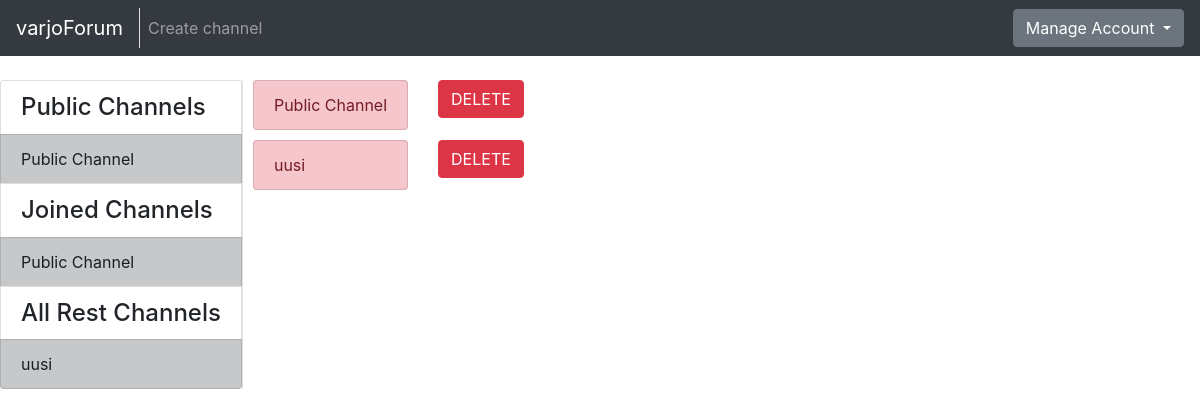
Page /channel/manage/ (signed in) on the earlier database version.
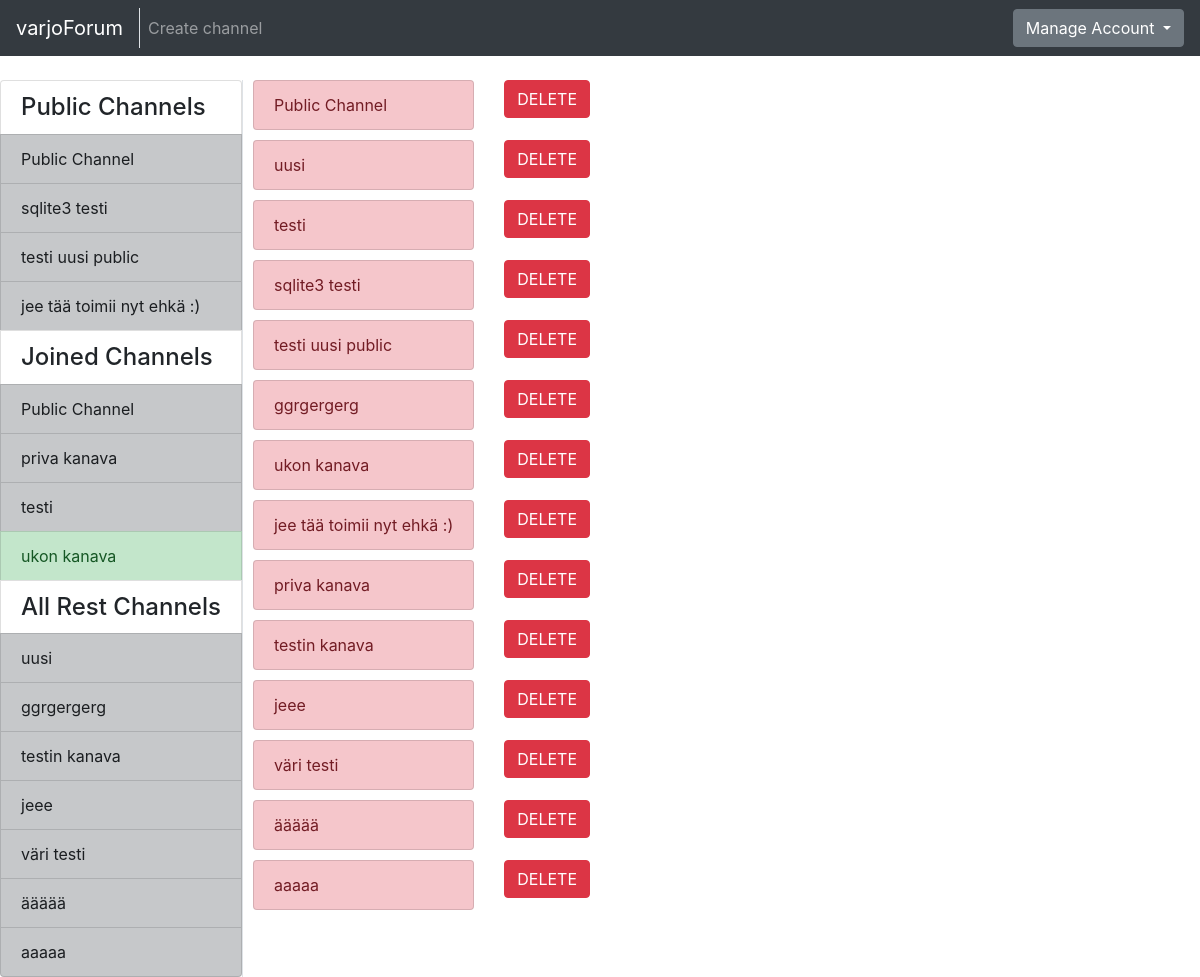
Same page on the later database version.
### application/channels/models.py (models this page shows, shortened)
class Channel(Base):
    name = db.Column(db.String(144), nullable=False)
    introduction = db.Column(db.Text, nullable=False)
    master_id = db.Column(db.Integer, nullable=False)
    public = db.Column(db.Boolean, nullable=False)
    messages = db.relationship("Message", backref='Channel', lazy=True)
    accounts = db.relationship('Account', secondary=accounts, lazy='subquery',
        backref=db.backref('channels', lazy=True))
    @staticmethod
    def get_my_channels(account_id):
        stmt = text("SELECT Channel.id, Channel.name, Channel.master_id"
                    " FROM Channel, Account, Accounts"
                    " WHERE Channel.id = Accounts.channel_id"
                    " AND Account.id = Accounts.account_id"
                    " AND Account.id = :account_id"
                    " ORDER BY Channel.name").params(account_id=account_id)
        res = db.engine.execute(stmt)
        response = []
        for row in res:
            response.append({"channel_id":row[0], "channel_name":row[1], "master_id":row[2]})
        return response
    @staticmethod
    def get_channels_where_not_in(account_id):
        stmt = text("SELECT channel.id, channel.name, channel.public"
                    " FROM Channel"
                    " WHERE Channel.id NOT IN ("
                        " SELECT Channel.id"
                            " FROM Channel, Account, Accounts"
                            " WHERE Channel.id = Accounts.channel_id"
                            " AND Account.id = Accounts.account_id"
                            " AND Account.id = :account_id"
                            " )").params(account_id=account_id)
        res = db.engine.execute(stmt)
        response = []
        for row in res:
            response.append({"id":row[0], "name":row[1], "public":row[2]})
        return response
    @staticmethod
    def get_all_publics():
        stmt = text("SELECT Channel.id, Channel.name"
                    " FROM Channel"
                    " WHERE Channel.public = 1")
        res = db.engine.execute(stmt)
        response = []
        for row in res:
            response.append({"id":row[0], "name":row[1]})
        return response

### application/channels/views.py (the view)
@app.route("/channel/manage/", methods=["GET"])
@login_required
def channel_manager():
    return render_template("channels/manager.html", channels = Channel.query.all(),
        my_channels=Channel.get_my_channels(current_user.id),
        all_channels=Channel.get_channels_where_not_in(current_user.id),
        public_channels=Channel.get_all_publics())

### application/__init__.py (called while the page is built)
@login_manager.user_loader
def load_user(account_id):
  return Account.query.get(account_id)

### application/templates/channels/manager.html
{% extends "layout.html" %}
{% block body %}
<div class="row" style="padding-left:10px">
  <ul class="list-group">
    {% for channel in channels %}
    <div class="row" style="padding-bottom: 10px">
      <div class="col">
        <div class="list-group-item list-group-item-danger">
          {{ channel.name }}
        </div>
      </div>
      <div class="col-md-auto">
        <form action="{{ url_for('delete_channel', channel_id=channel.id) }}" method="POST">
          <button type="submit" class="btn btn-danger" >DELETE</button>
        </form>
      </div>
    </div>
    {% endfor %}
  </ul>
</div>
{% endblock %}

### application/templates/layout.html (shortened to what this page needs)
<!DOCTYPE html>
  <html>
    <head>
      <link rel="stylesheet" href="https://maxcdn.bootstrapcdn.com/bootstrap/4.0.0/css/bootstrap.min.css">
    </head>
    <body>
      <nav class="navbar navbar-expand-md navbar-dark bg-dark mb-4">
        <div class="border-right">
          <a class="navbar-brand" href="{{ url_for('index') }}">varjoForum</a>
        </div>
        <div class="collapse navbar-collapse" id="navbarCollapse">
          <ul class="navbar-nav mr-auto">
            {% if current_user.is_authenticated %}
              <li class="nav-item">
                <a class="nav-link" href="{{ url_for('channels_create') }}">Create channel</a>
              </li>
            {% endif %}
          </ul>
            {% if current_user.is_authenticated %}
            <div class="btn-group">
              <button type="button" class="btn btn-secondary dropdown-toggle" data-toggle="dropdown" aria-haspopup="true" aria-expanded="false">
                  Manage Account
              </button>
            </div>
            {% else %}
            <a class="btn btn-success" href="{{ url_for('auth_login') }}">Login</a>
            {% endif %}
        </div>
      </nav>
      <div class="container-fluid" >
        <div class="row">
            <div class="border-right">
              <div class="col-sx" >
                <div style="float: left">
                  <div class="list-group">
                  {% if current_user.is_authenticated %}
                    <h4 class="list-group-item">Public Channels</h4>
                    {% for public in public_channels %}
                      <a href="{{ url_for('one_channel_index', channel_id=public.id, sort='first') }}"
                          class="list-group-item list-group-item-action list-group-item-dark">
                        {{ public.name }}
                      </a>
                    {% endfor %}
                    {% if my_channels %}
                      <h4 class="list-group-item">Joined Channels</h4>
                    {% endif %}
                    {% for my_channel in my_channels %}
                      {% if my_channel.master_id == current_user.id %}
                      <a href="{{ url_for('one_channel_index', channel_id=my_channel.channel_id, sort='first') }}"
                          class="list-group-item list-group-item-action list-group-item-success">
                        {{ my_channel.channel_name }}
                      </a>
                      {% else %}
                      <a href="{{ url_for('one_channel_index', channel_id=my_channel.channel_id, sort='first') }}"
                          class="list-group-item list-group-item-action list-group-item-dark">
                        {{ my_channel.channel_name }}
                      </a>
                      {% endif %}
                    {% endfor %}
                    <h4 class="list-group-item">All Rest Channels</h4>
                {% else %}
                {% if all_channels %}
                <h4 class="list-group-item">All Channels</h4>
                {% endif %}
                {% endif %}
                {% for channel in all_channels %}
                  {% if channel.public == False %}
                  <a href="{{ url_for('one_channel_index', channel_id=channel.id, sort='first') }}"
                      class="list-group-item list-group-item-action list-group-item-dark">
                    {{ channel.name }}
                  </a>
                  {% endif %}
                {% endfor %}
              </div>
              </div>
              </div>
          </div>
          <div class="col">
            {% block body %}{% endblock %}
          </div>
        </div>
    </body>
  </html>

Differences in the rows shown:
added Channel: name "sqlite3 testi"
added Channel: name "testi uusi public"
added Channel: name "jee tää toimii nyt ehkä :)"
added Channel: channel_name "priva kanava", name "priva kanava"
added Channel: channel_name "testi", name "testi"
added Channel: channel_name "ukon kanava", name "ukon kanava"
added Channel: name "ggrgergerg"
added Channel: name "testin kanava"
added Channel: name "jeee"
added Channel: name "väri testi"
added Channel: name "äääää"
added Channel: name "aaaaa"
